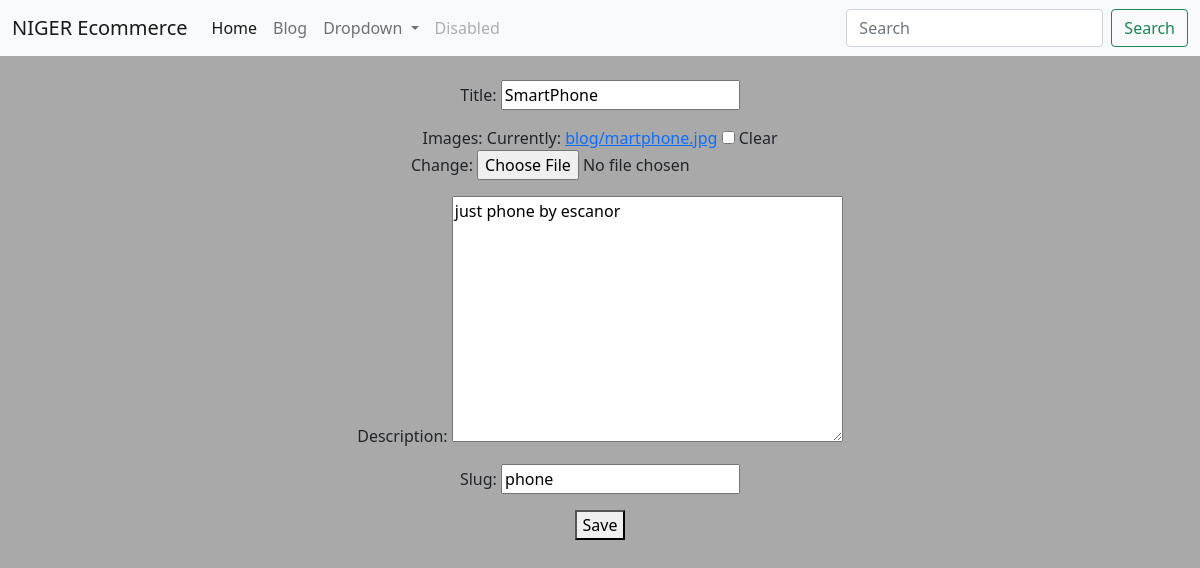
Screenshot of /blog/1/article_update with the database file from the repository.
### blog/models.py (models this page shows, shortened)
class Article(models.Model):
    title = models.CharField(max_length=100)
    images = models.ImageField(upload_to='blog', blank=True, null=True)
    description = models.TextField()
    slug = models.SlugField(null=True)

### blog/views.py (the view)
# urls.py: path('<int:pk>/article_update', ArticleUpdateView.as_view(), name='article-update'),
class ArticleUpdateView(UpdateView):
    form_class = ArticleForm
    template_name = 'articles/article_create.html'
    queryset = Article.objects.all()
    success_url = '/blog'
    def get_object(self):
        id_ = self.kwargs.get('pk')
        return get_object_or_404(Article, pk=id_)

### blog/form.py
class ArticleForm(forms.ModelForm):
    class Meta:
        model = Article
        fields = '__all__'

### templates/articles/article_create.html (shortened to what this page needs)
{% extends "base.html" %}
{% block content %}
    <center>
        <form action="" method="post">
            {{ form.as_p }}
            <button type="submit">Save</button>
        </form>
    </center>
{% endblock content %}

### static/style.css (style rules this page uses)
body { background-color: darkgray; }

### rows the page displays
Article: title "SmartPhone", description "just phone by escanor", slug "phone"
